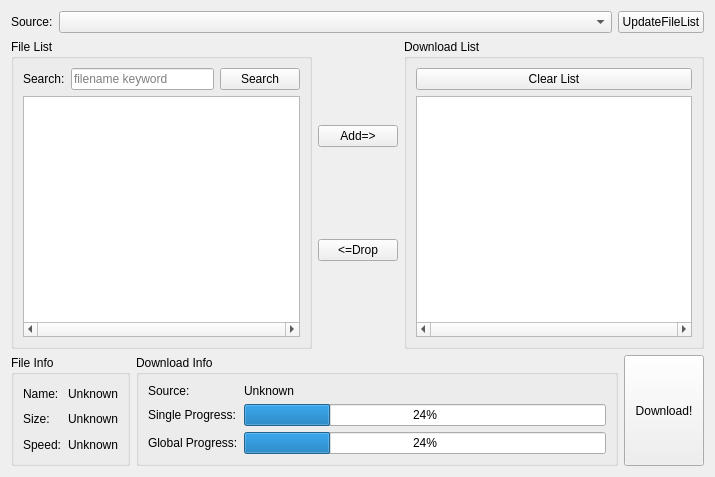
<?xml version="1.0" encoding="UTF-8"?>
<ui version="4.0">
 <class>DownloadPage</class>
 <widget class="QWidget" name="DownloadPage">
  <property name="geometry">
   <rect>
    <x>0</x>
    <y>0</y>
    <width>715</width>
    <height>477</height>
   </rect>
  </property>
  <property name="windowTitle">
   <string>DownloadPage</string>
  </property>
  <layout class="QGridLayout" name="gridLayout">
   <item row="0" column="0">
    <layout class="QGridLayout" name="gridLayout_5">
     <item row="0" column="1">
      <widget class="QComboBox" name="cb_src"/>
     </item>
     <item row="0" column="0">
      <widget class="QLabel" name="label">
       <property name="sizePolicy">
        <sizepolicy hsizetype="Fixed" vsizetype="Preferred">
         <horstretch>0</horstretch>
         <verstretch>0</verstretch>
        </sizepolicy>
       </property>
       <property name="text">
        <string>Source:</string>
       </property>
      </widget>
     </item>
     <item row="0" column="2">
      <widget class="QPushButton" name="pb_update_fl">
       <property name="sizePolicy">
        <sizepolicy hsizetype="Fixed" vsizetype="Fixed">
         <horstretch>0</horstretch>
         <verstretch>0</verstretch>
        </sizepolicy>
       </property>
       <property name="text">
        <string>UpdateFileList</string>
       </property>
      </widget>
     </item>
    </layout>
   </item>
   <item row="4" column="0">
    <layout class="QGridLayout" name="gridLayout_4">
     <item row="0" column="1">
      <widget class="QGroupBox" name="groupBox">
       <property name="title">
        <string>Download Info</string>
       </property>
       <layout class="QGridLayout" name="gridLayout_2">
        <item row="1" column="0">
         <widget class="QLabel" name="label_2">
          <property name="text">
           <string>Single Progress:</string>
          </property>
         </widget>
        </item>
        <item row="2" column="0">
         <widget class="QLabel" name="label_3">
          <property name="text">
           <string>Global Progress:</string>
          </property>
         </widget>
        </item>
        <item row="2" column="1">
         <widget class="QProgressBar" name="pb_gp">
          <property name="value">
           <number>24</number>
          </property>
         </widget>
        </item>
        <item row="1" column="1">
         <widget class="QProgressBar" name="pb_sp">
          <property name="value">
           <number>24</number>
          </property>
         </widget>
        </item>
        <item row="0" column="0">
         <widget class="QLabel" name="label_8">
          <property name="text">
           <string>Source:</string>
          </property>
         </widget>
        </item>
        <item row="0" column="1">
         <widget class="QLabel" name="l_source">
          <property name="text">
           <string>Unknown</string>
          </property>
         </widget>
        </item>
       </layout>
      </widget>
     </item>
     <item row="0" column="0">
      <widget class="QGroupBox" name="groupBox_2">
       <property name="title">
        <string>File Info</string>
       </property>
       <layout class="QGridLayout" name="gridLayout_3">
        <item row="0" column="1">
         <widget class="QLabel" name="l_f_name">
          <property name="text">
           <string>Unknown</string>
          </property>
         </widget>
        </item>
        <item row="0" column="0">
         <widget class="QLabel" name="label_4">
          <property name="text">
           <string>Name:</string>
          </property>
         </widget>
        </item>
        <item row="1" column="0">
         <widget class="QLabel" name="label_6">
          <property name="text">
           <string>Size:</string>
          </property>
         </widget>
        </item>
        <item row="1" column="1">
         <widget class="QLabel" name="l_f_size">
          <property name="text">
           <string>Unknown</string>
          </property>
         </widget>
        </item>
        <item row="2" column="0">
         <widget class="QLabel" name="label_7">
          <property name="text">
           <string>Speed:</string>
          </property>
         </widget>
        </item>
        <item row="2" column="1">
         <widget class="QLabel" name="l_speed">
          <property name="text">
           <string>Unknown</string>
          </property>
         </widget>
        </item>
       </layout>
      </widget>
     </item>
     <item row="0" column="2">
      <widget class="QPushButton" name="pb_down">
       <property name="sizePolicy">
        <sizepolicy hsizetype="Minimum" vsizetype="Minimum">
         <horstretch>0</horstretch>
         <verstretch>0</verstretch>
        </sizepolicy>
       </property>
       <property name="text">
        <string>Download!</string>
       </property>
      </widget>
     </item>
    </layout>
   </item>
   <item row="1" column="0">
    <layout class="QGridLayout" name="gridLayout_8">
     <item row="0" column="0">
      <widget class="QGroupBox" name="groupBox_3">
       <property name="title">
        <string>File List</string>
       </property>
       <layout class="QGridLayout" name="gridLayout_7">
        <item row="1" column="0">
         <widget class="QListWidget" name="lw_file_l">
          <property name="horizontalScrollBarPolicy">
           <enum>Qt::ScrollBarAlwaysOn</enum>
          </property>
          <property name="autoScroll">
           <bool>true</bool>
          </property>
          <property name="editTriggers">
           <set>QAbstractItemView::NoEditTriggers</set>
          </property>
          <property name="selectionMode">
           <enum>QAbstractItemView::MultiSelection</enum>
          </property>
          <property name="selectionBehavior">
           <enum>QAbstractItemView::SelectRows</enum>
          </property>
          <property name="flow">
           <enum>QListView::TopToBottom</enum>
          </property>
         </widget>
        </item>
        <item row="0" column="0">
         <layout class="QGridLayout" name="gridLayout_6">
          <item row="0" column="1">
           <widget class="QLineEdit" name="le_search_fl">
            <property name="inputMask">
             <string/>
            </property>
            <property name="placeholderText">
             <string>filename keyword</string>
            </property>
           </widget>
          </item>
          <item row="0" column="0">
           <widget class="QLabel" name="label_5">
            <property name="text">
             <string>Search:</string>
            </property>
           </widget>
          </item>
          <item row="0" column="2">
           <widget class="QPushButton" name="pb_search_fl">
            <property name="text">
             <string>Search</string>
            </property>
           </widget>
          </item>
         </layout>
        </item>
       </layout>
      </widget>
     </item>
     <item row="0" column="8">
      <widget class="QGroupBox" name="groupBox_4">
       <property name="title">
        <string>Download List</string>
       </property>
       <layout class="QGridLayout" name="gridLayout_9">
        <item row="4" column="0">
         <widget class="QListWidget" name="lw_down_l">
          <property name="horizontalScrollBarPolicy">
           <enum>Qt::ScrollBarAlwaysOn</enum>
          </property>
          <property name="autoScroll">
           <bool>true</bool>
          </property>
          <property name="editTriggers">
           <set>QAbstractItemView::NoEditTriggers</set>
          </property>
          <property name="selectionMode">
           <enum>QAbstractItemView::MultiSelection</enum>
          </property>
          <property name="selectionBehavior">
           <enum>QAbstractItemView::SelectRows</enum>
          </property>
          <property name="flow">
           <enum>QListView::TopToBottom</enum>
          </property>
         </widget>
        </item>
        <item row="0" column="0">
         <layout class="QGridLayout" name="gridLayout_11">
          <item row="0" column="0">
           <widget class="QPushButton" name="pb_clear_dl">
            <property name="text">
             <string>Clear List</string>
            </property>
           </widget>
          </item>
         </layout>
        </item>
       </layout>
      </widget>
     </item>
     <item row="0" column="2" colspan="2">
      <layout class="QGridLayout" name="gridLayout_10">
       <item row="0" column="0">
        <widget class="QPushButton" name="pb_add_dl">
         <property name="text">
          <string>Add=&gt;</string>
         </property>
        </widget>
       </item>
       <item row="1" column="0">
        <widget class="QPushButton" name="pb_drop_dl">
         <property name="text">
          <string>&lt;=Drop</string>
         </property>
        </widget>
       </item>
      </layout>
     </item>
    </layout>
   </item>
  </layout>
 </widget>
 <resources/>
 <connections/>
</ui>
